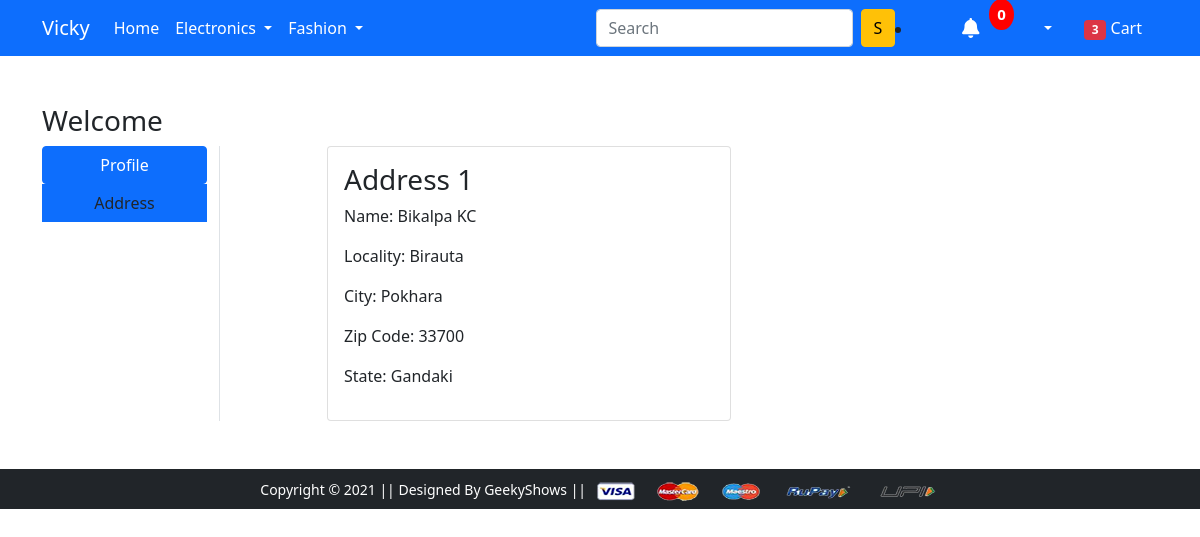
Page /address/ (signed in) on the earlier database version.
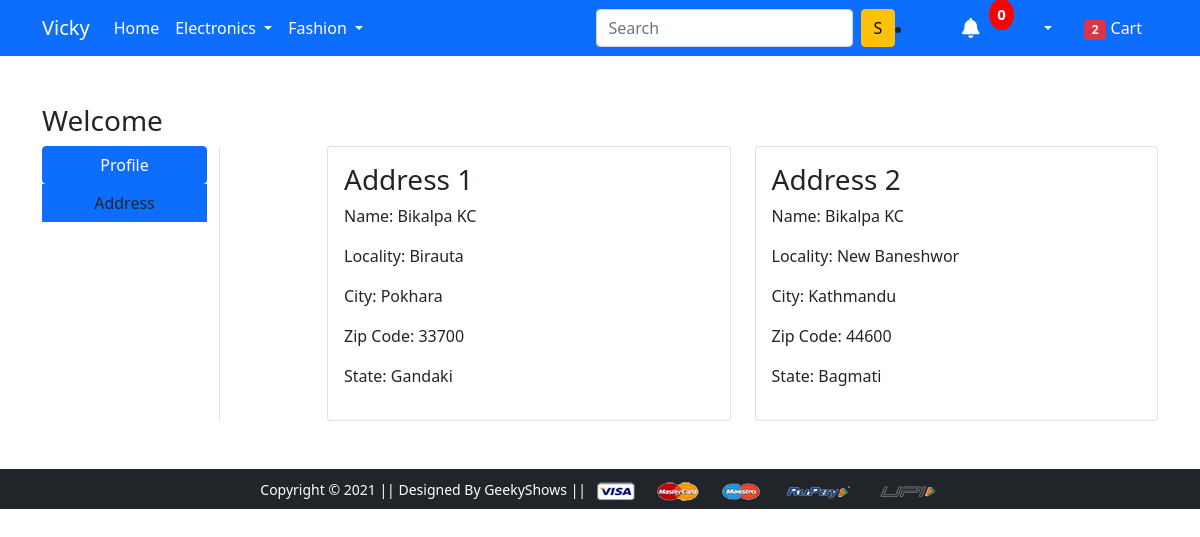
Same page on the later database version.
### app/models.py (models this page shows, shortened)
class Customer(models.Model):
    user=models.ForeignKey(User, on_delete=models.CASCADE)
    name=models.CharField(max_length=200)
    locality=models.CharField(max_length=200)
    city=models.CharField(max_length=50)
    zipcode=models.IntegerField()
    state=models.CharField(choices=STATE_CHOICES, max_length=50)

### app/views.py (the view)
# urls.py: path('address/', views.address, name='address'),
@login_required(login_url='/accounts/login/')
def address(request):
 customer_data=Customer.objects.filter(user=request.user)
 for customer in customer_data:
        print(customer.name)
 if request.user.is_authenticated:
   no_of_items_in_cart=len(Cart.objects.filter(user=request.user))
 return render(request, 'app/address.html', {'customer_data': customer_data, 'active': 'btn-primary', 'no_of_items_in_cart':no_of_items_in_cart})

### app/templates/app/address.html (shortened to what this page needs)
{% extends 'app/base.html' %}
{% load static %}
{% block main-content %}
<div class="container my-5">
    <div class="row">
        <h3>Welcome {{request.user.first_name|capfirst}}</h3>
        <div class="col-sm-2 border-end">
            <ul class="list-unstyled">
                <li class="d-grid"><a href="{% url 'profile' %}" class="btn btn-primary">Profile</a></li>
                <li class="d-grid {{active}}"><a href="{% url 'address' %}" class="btn">Address</a></li>
            </ul>
        </div>
        <div class="col-sm-9 offset-sm-1">
            <div class="row">
                {% for customer in customer_data %}
                <div class="col-sm-6">
                    <div class="card">
                        <div class="card-body">
                            <h3>Address {{forloop.counter}}</h3>
                            <p>Name: {{customer.name}}</p>
                            <p>Locality: {{customer.locality}}</p>
                            <p>City: {{customer.city}}</p>
                            <p>Zip Code: {{customer.zipcode}}</p>
                            <p>State: {{customer.state}}</p>
                        </div>
                    </div>
                </div>
                {% endfor %}
            </div>
        </div>
    </div>
</div>
{% endblock main-content %}

Differences in the rows shown:
added Customer: name "Bikalpa KC", locality "New Baneshwor", city "Kathmandu", zipcode "44600", state "Bagmati"
Other differences:
{{ no_of_items_in_cart }}: "3" → "2"
